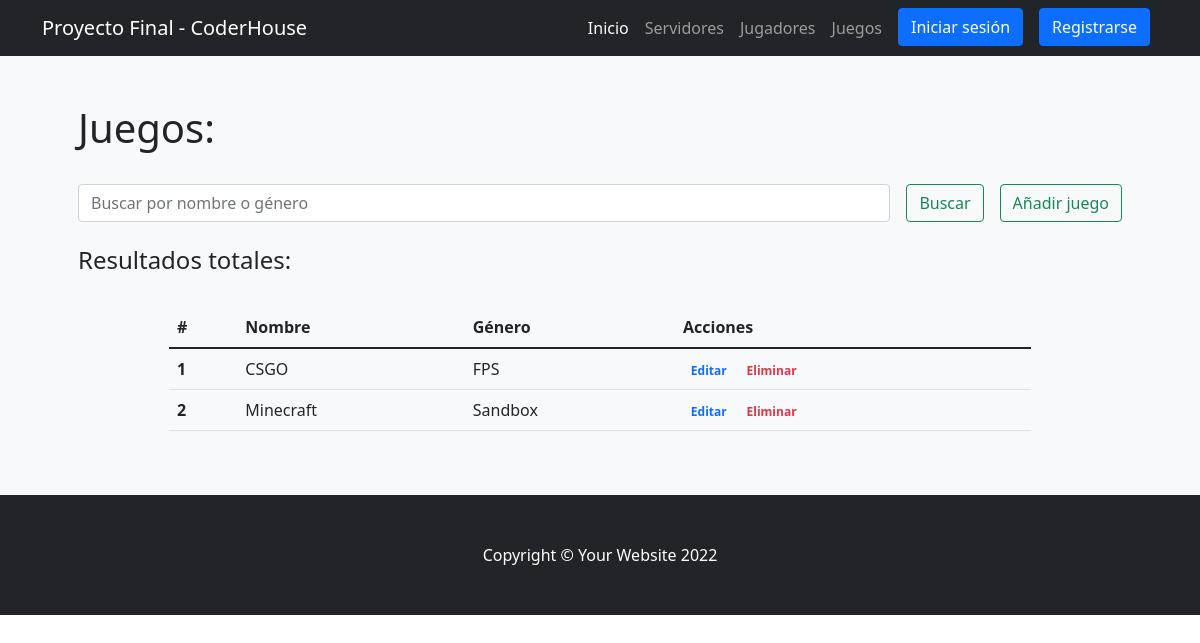
The app's page /app/juegos/ with its own data.
### ProyectoFinalApp/models.py (models this page shows)
class Juego(models.Model):
    nombre = models.CharField(max_length = 20)
    genero = models.CharField(max_length = 20)
    class Meta:
        verbose_name_plural = "Juegos"

### ProyectoFinalApp/views.py (the view)
# urls.py: path('juegos/', juegos, name= "juegos"),
def juegos(request):
    if request.method == "POST":
        search = request.POST["search"]
        if search !="":
            juegos = Juego.objects.filter( Q(nombre__icontains=search)| Q(genero__icontains=search) ).values()
            return render(request, "ProyectoFinalApp/juegos.html",{"juegos":juegos, "search":True, "busqueda":search})
    juegos = Juego.objects.all()
    return render(request,"ProyectoFinalApp/juegos.html",{"juegos":juegos})

### ProyectoFinalApp/templates/ProyectoFinalApp/juegos.html (shortened to what this page needs)
{% extends 'ProyectoFinalApp/base.html' %}
{% load static %}
{% block contenidoPagina %}
<section class="bg-light py-5">
    <div class="container px-5">
        <h1>Juegos:</h1>
        <br>
        <div class="row gx-5 justify-content-center">
            <div class="col-lg-12">
                <form class="d-flex my-2 my-lg-0" action="" method="post">
                    <input class="flex-grow-0 form-control mr-sm-2" type="search" name="search" placeholder="Buscar por nombre o género" aria-label="Search">
                    <button class="btn btn-outline-success text-nowrap ms-3 my-2 my-sm-0" type="submit">  Buscar</button>
                    <a class="btn btn-outline-success text-nowrap ms-3 my-2 my-sm-0" href="{% url 'crearjuego' %}">  Añadir juego</a>
                </form>
            </div>
        </div>
        <br>
        <h4>Resultados
            {% if search %}
                para "{{busqueda}}":
            {% else %}
                totales:
            {% endif %}
        </h4>
        <br>
        <div class="row gx-5 justify-content-center">
            <div class="col-lg-10 table-responsive">
                <table class="table table-theme">
                    <thead>
                        <tr>
                            <th scope="col">#</th>
                            <th scope="col">Nombre</th>
                            <th scope="col">Género</th>
                            <th scope="col">Acciones</th>
                        </tr>
                    </thead>
                    <tbody>
                        {% for juego in juegos %}
                            <tr>
                                <th scope="row">{{forloop.counter}}</th>
                                <td>{{juego.nombre}}</td>
                                <td>{{juego.genero}}</td>
                                <td>
                                    <a href="{% url 'editarJuego' juego.id %}" class="text-primary badge badge-primary text-decoration-none">  Editar</a>
                                    <a href="{% url 'eliminarJuego' juego.id %}" class="text-danger badge badge-danger text-decoration-none">  Eliminar</a>
                                </td>
                            </tr>
                        {% endfor %}
                    </tbody>
                </table>
            </div>
        </div>
    </div>
</section>
{% endblock %}

### records on screen
Juego: nombre "CSGO", genero "FPS"
Juego: nombre "Minecraft", genero "Sandbox"
